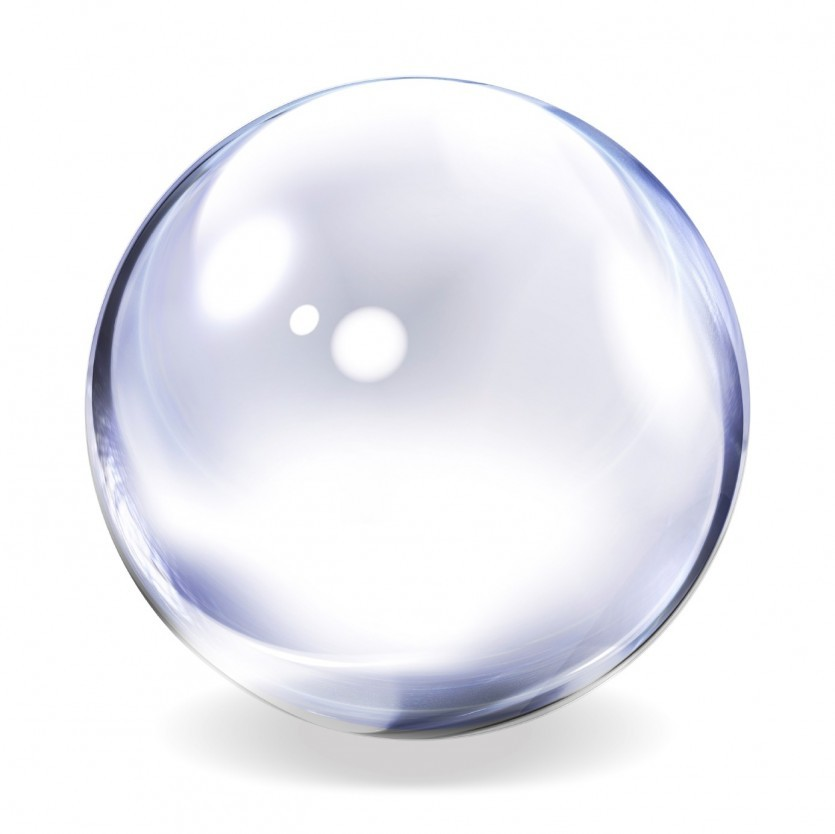
#> input picture tr.jpg, 835 x 834 px
$ python imgpy.py
#> lines starting #> are read from the running program, lines starting #| are printed output that depends on the picture
import cv2 as cv
import numpy as np
img = cv.imread('tr.jpg',0)
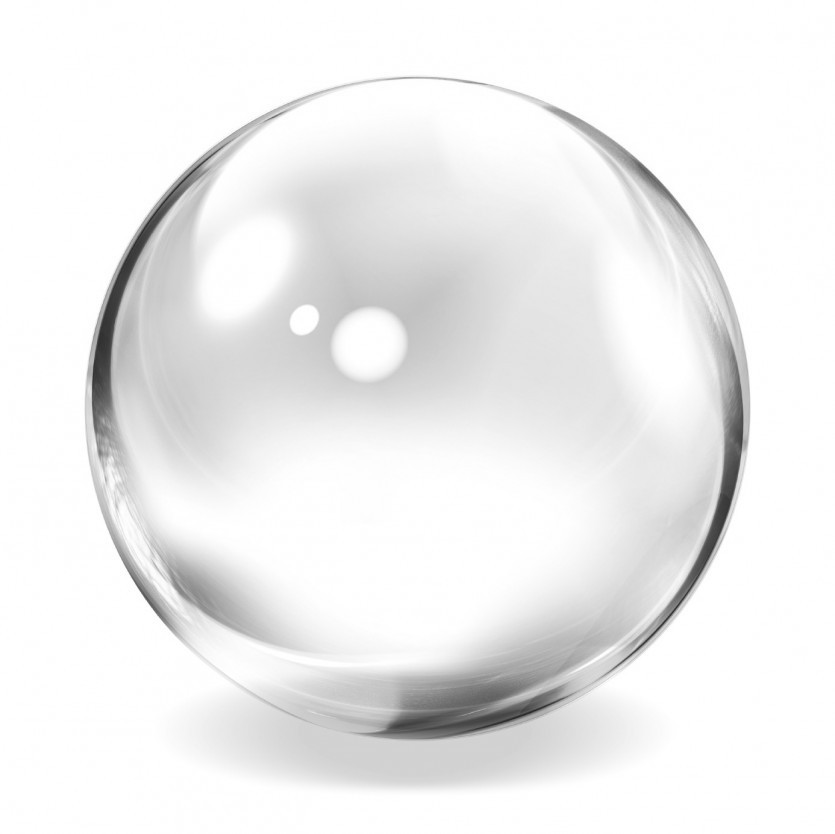
#> img: shape (834, 835); min 38, max 255, mean 238.5
x, y=img.shape
#> x = 834; y = 835
img2 =np.zeros((x*2,y*2), dtype='uint8')
for i in range(x):
    for j in range(y):
        img2[i*2, j*2]=img[i,j]
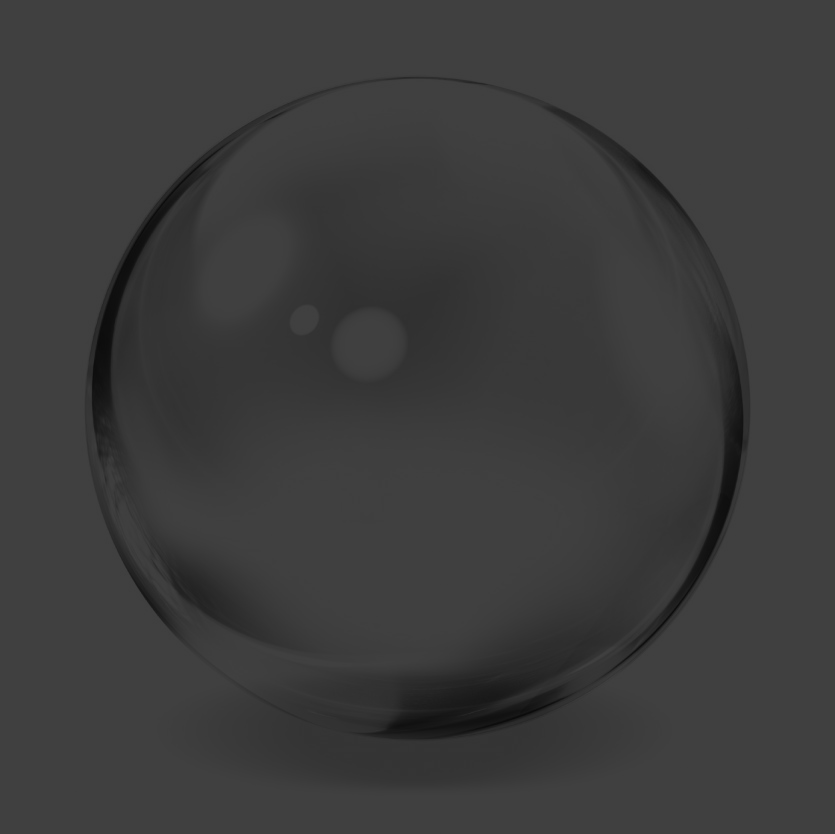
#> img2: shape (1668, 1670) (shown at 1/2 size); min 0, max 255, mean 59.6

print(img.shape)
#| (834, 835)
cv.imshow('img2', img2)
cv.imshow('img', img)
cv.waitKey(0)
cv.destroyAllWindows()
